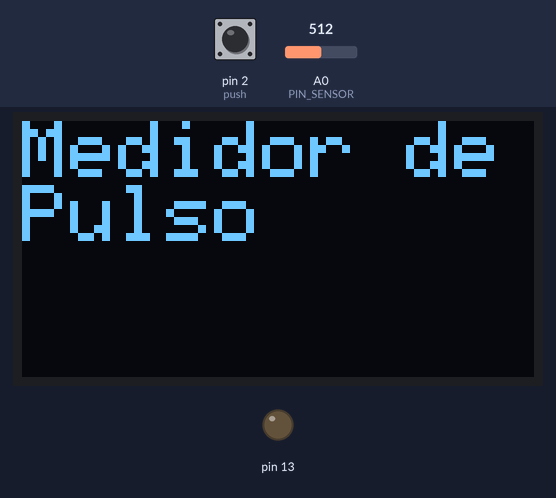
Bench run of a sketch on a simulated Arduino Uno, built with avr-gcc and run on an emulated ATmega328P. On the bench: 128×64 one-colour display, output pins drawn as LEDs (lit = HIGH). The test bench sets the inputs (shaded band); at power-on: pin 2 (push) HIGH, A0 (PIN_SENSOR) = 512. What the sketch prints to the serial monitor is not drawn.

Above: at 1.7 s.
1.8 s: pin 2 (push) pulled LOW for 0.15 s
At 1.88 s:
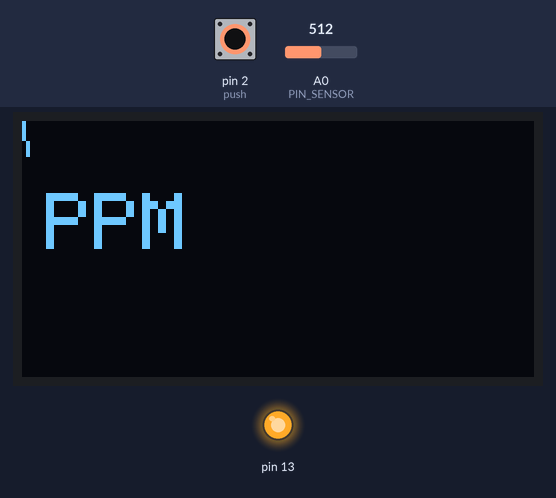
3.5 s: A0 (PIN_SENSOR) set to 716
At 3.6 s:
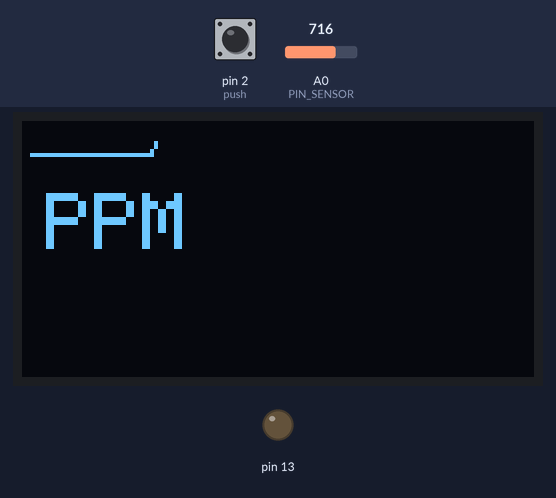
6.5 s: pin 2 (push) pulled LOW for 3.2 s
At 9.33 s:
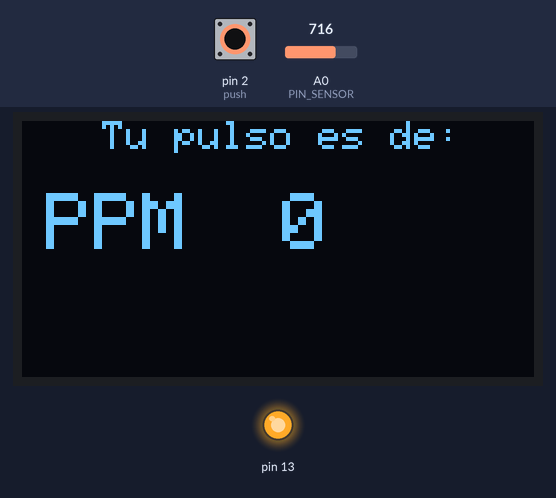
11.2 s: A0 (PIN_SENSOR) set to 511
At 11.29 s:
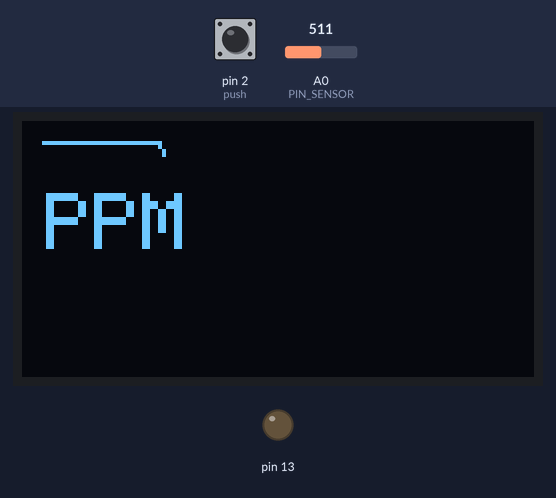
14.2 s: A0 (PIN_SENSOR) set to 900
At 14.28 s:
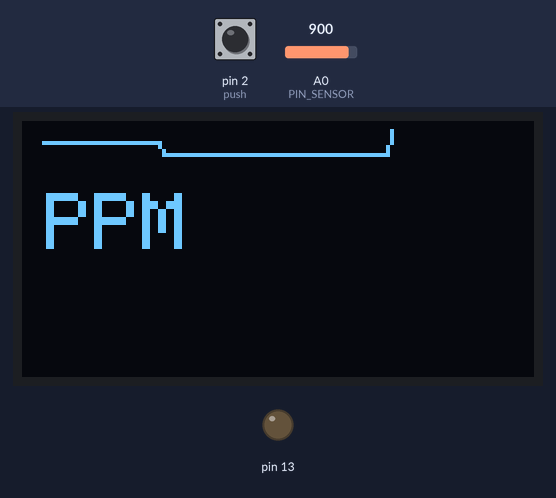
Timing chart, 0 to 17.2 s (numbered marks = the images above; inputs shaded):
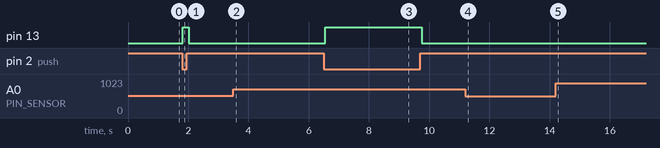

Measured:
- after the input at 1.8 s, pin 13: LOW → HIGH at once, → LOW 0.20 s later; the display: first changes after 0.05 s (image 1 shows a later state)
- after the input at 6.5 s, pin 13: LOW → HIGH after 0.05 s, → LOW 3.2 s later

The sketch:

pulseSensor.ino
```cpp
#include <Adafruit_SSD1306.h>
#include <Adafruit_GFX.h>
#include <gfxfont.h>

//Pin Reset para el display
#define OLED_RESET 4

//Tiempo de muestreo en milisegundos (resolucion)
#define T_MUESTREO 10

//Pin del sensor se usa A0
#define PIN_SENSOR 0

//Umbral de deteccion por encima del nivel medio de la seÃ±al
#define UMBRAL1 200
#define UMBRAL2 300


//TamaÃ±o de la pantalla donde se mostrara la grafica
#define EJEX 127
#define EJEY 15

//Frecuencia de refresco para mostrar ppm
#define SYNCPPM 9000

//Pin de entrada para el push button
#define push 2

//Variable auxiliar para almacenar el valor de millis()
unsigned long auxMillis = 0;
unsigned long mMillis = 0;
unsigned long mm = 0;
int muestras;
int pulso = 0;
int flag = 0;
int x0 = 0;
int x1 = 0;
int y0 = 0;
int y1 = 0;
int ppm;
int lectura_sensor;
int media_lectura_sensor;
long lectura_sensor_acumulador = 0;
int counter;
int flag_ante = 0;
int flagpush = 0;
int flagmenu = 1;
int inpulse = 0;
//Instancia del display
Adafruit_SSD1306 display(OLED_RESET);

void setup(){
  pinMode(push, INPUT);
  pinMode(13, OUTPUT);
  Serial.begin(9600);
  //Inicializa display y muestra bienvenida
  display.begin(SSD1306_SWITCHCAPVCC, 0x3C);
  display.clearDisplay();
  display.setTextSize(2);
  display.setTextColor(WHITE);
  display.setCursor(0,0);
  display.println("Medidor de");
  display.println("Pulso");
  display.display();
  delay(500);
  display.clearDisplay();


}


void loop(){
  if(digitalRead(push) == LOW){
    delay(20);
    flagpush = 1;
    display.clearDisplay();
    digitalWrite(13, HIGH);
    flagmenu = 0;
    mMillis = millis();

  }
  else{
    digitalWrite(13, LOW);
  }

  if(flagpush == 1){
    grafica_senal();
    tomarPulso();
   }
}


void grafica_senal(){

//Realiza una muestra cada T_MUESTREO
  if((millis() - auxMillis) > T_MUESTREO){
    auxMillis = millis();
    lectura_sensor = analogRead(PIN_SENSOR);
  }
    //------------RUTINA PARA GRAFICAR----------------
    //*************************************************
    //Configuracion del display
    display.setTextSize(2);
    display.setCursor(6, 18);
    display.println("PPM");
    display.display();
    display.setTextSize(1);
    display.setCursor(0, 31);

    //Resolucion en X
    x1 += 1;

    //Resolucion en Y
    y1 = EJEY - map(lectura_sensor, 0, 1023, 0, EJEY);

    //Dibuja la grafica
    display.drawLine(x0, y0, x1, y1, 1);
    display.display();
    counter++;

    //Refresca la pantalla cada EJEX tiempo, tambien se reestablecen
    //las variables de control
    if(x1 >= EJEX){
      int pp;
      mm = millis()- mMillis;
      Serial.println(mm);
      pp = pulso*60000/mm ;
      x1 = 0;
      display.clearDisplay();
      display.setTextSize(1);
      display.setCursor(20,0);
      display.println("Tu pulso es de: ");
      display.setTextSize(2);
      display.setCursor(6, 18);
      display.println("PPM");
      display.setCursor(65, 18);
      display.println(pp);
      Serial.println(pulso);
      display.display();
      counter = 0;
      flagpush = 0;
      pulso = 0;


    }
    y0 = y1;
    x0 = x1;
}

void tomarPulso(){
  //Deteccion de pulos si la lectura esta por encima del nivel medio

  //Calcula una señal que tiende a la parte media de la grafica
    muestras++;
    lectura_sensor_acumulador += lectura_sensor;
    media_lectura_sensor = lectura_sensor_acumulador/muestras;

    if(lectura_sensor > media_lectura_sensor){
      flag = 1;

    }

    else{
      flag = 0;
    }
    if(flag_ante == 0 && flag == 1){
      inpulse = 1;
    }
    if(inpulse = 1){
      if(flag==0 && flag_ante == 1){
        inpulse = 0;
        pulso++;
      }
    }

    flag_ante = flag;
}
```
